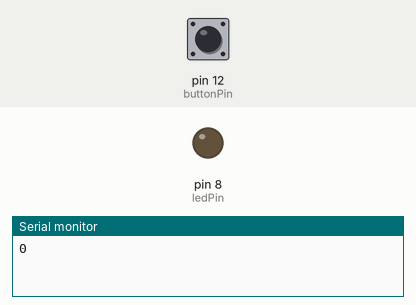
This sketch was run on a simulated Arduino Uno, built with avr-gcc and run on an emulated ATmega328P. Shown: output pins drawn as LEDs (lit = HIGH), the last lines printed to the serial monitor. The test bench sets the inputs (shaded band); at power-on: pin 12 (buttonPin) LOW.

Above: at 1.2 s.
1.3 s: pin 12 (buttonPin) pulled HIGH for 0.15 s
At 1.8 s:
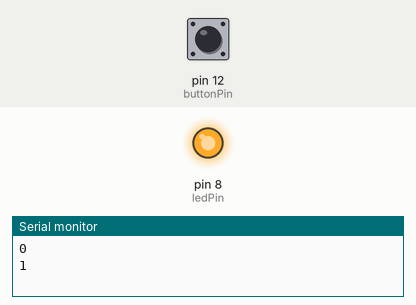
2.9 s: pin 12 (buttonPin) pulled HIGH for 1 s
At 4.2 s:
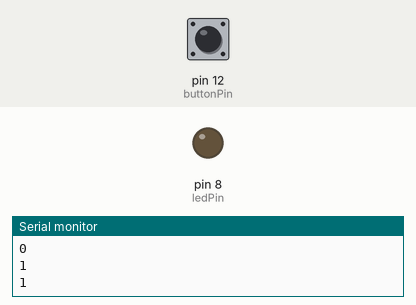
5.4 s: pin 12 (buttonPin) pulled HIGH for 3.2 s
At 6.1 s:
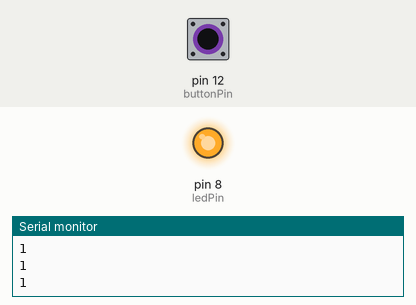
Timing chart, 0 to 8.4 s (numbered marks = the images above; inputs shaded):
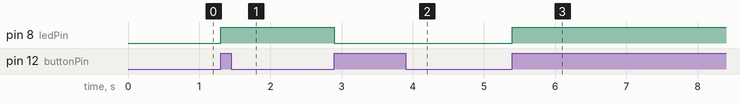

The sketch:

Toggle_Button_LED.ino
```cpp
int ledPin = 8;
int buttonPin = 12;
bool lightOn = false;

void setup() {
  Serial.begin(9600);
  pinMode(ledPin, OUTPUT);
  pinMode(buttonPin, INPUT);
}

void loop() {
  int buttonRead = digitalRead(buttonPin);
  Serial.println(buttonRead);

  while(buttonRead == 1) {
    buttonRead = digitalRead(buttonPin);
  }

  while(buttonRead == 0) {
    buttonRead = digitalRead(buttonPin);
  }

  lightOn = !lightOn;

  if(lightOn) {
    digitalWrite(ledPin, HIGH);
  } else {
    digitalWrite(ledPin, LOW);
  }

  delay(100);
}
```

Measured:
- after the input at 1.3 s, pin 8 (ledPin): LOW → HIGH at once
- after the input at 2.9 s, pin 8 (ledPin): HIGH → LOW at once
- after the input at 5.4 s, pin 8 (ledPin): LOW → HIGH at once
